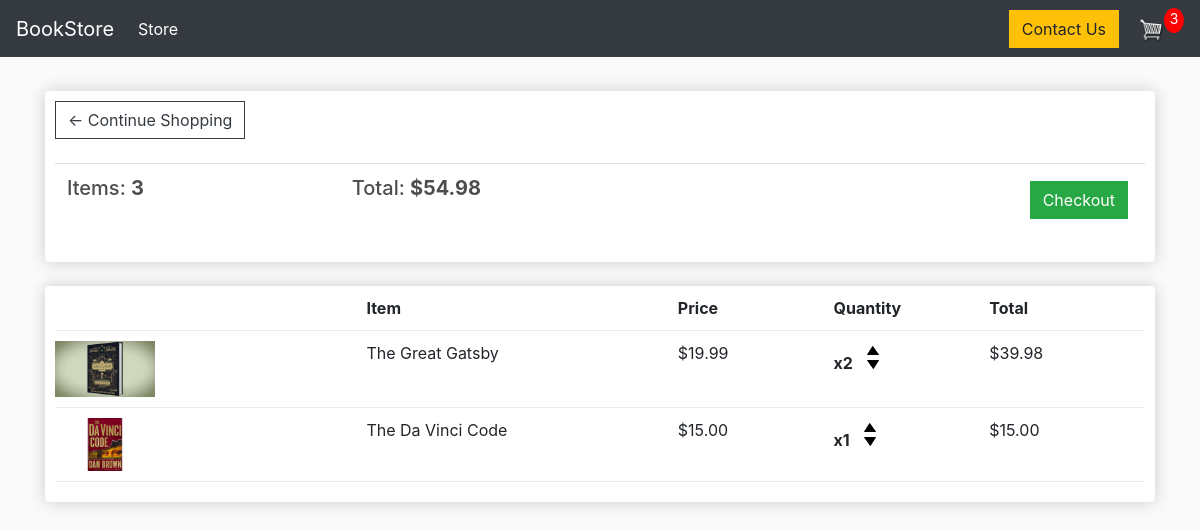
The app's page /cart/ (signed in) with its own data.
### bookstore/models.py (models this page shows, shortened)
class Order(models.Model):
    customer = models.ForeignKey(Customer, on_delete=models.SET_NULL, null=True, blank=True)
    date_ordered = models.DateTimeField(auto_now_add=True)
    complete = models.BooleanField(default=False)
    transaction_id = models.CharField(max_length=100, null=True)
    @property
    def get_cart_total(self):
        orderitems = self.orderitem_set.all()
        total = sum([item.get_total for item in orderitems])
        return total
    @property
    def get_cart_items(self):
        orderitems = self.orderitem_set.all()
        total = sum([item.quantity for item in orderitems])
        return total

class OrderItem(models.Model):
    order = models.ForeignKey(Order, on_delete=models.SET_NULL, null=True)
    product = models.ForeignKey(Product, on_delete=models.SET_NULL, null=True)
    quantity = models.IntegerField(default=0, null=True, blank=True)
    date_added = models.DateTimeField(auto_now_add=True)
    @property
    def get_total(self):
        total = self.product.price * self.quantity
        return total

class Product(models.Model):
    name = models.CharField(max_length=200, null=True)
    price = models.DecimalField(max_digits=7, decimal_places=2)
    digital = models.BooleanField(default=False, null=True, blank=False)
    description = models.CharField(default='we will add description soon', max_length=5000, null=True, blank=False)
    image = models.ImageField(null=True, blank=True)
    @property
    def ImageURL(self):
        try:
            url = self.image.url
        except:
            url = ''
        return url

### bookstore/views.py (the view)
# urls.py: path('cart/', views.cart, name='cart'),
def cart(request):
    data = cartData(request)
    cartItems = data['cartItems']
    order = data['order']
    items = data['items']
    context = {'items': items, 'order': order, 'cartItems': cartItems}
    return render(request, 'bookstore/cart.html', context)

### bookstore/utils.py (called while the page is built)
def cartData(request):
    if request.user.is_authenticated:
        customer = request.user.customer
        order, created = Order.objects.get_or_create(customer=customer, complete=False)
        items = order.orderitem_set.all()
        cartItems = order.get_cart_items
    else:
        cookieData = cookieCart(request)
        cartItems = cookieData['cartItems']
        order = cookieData['order']
        items = cookieData['items']
    return {'cartItems': cartItems, 'order': order, 'items': items}

### bookstore/templates/bookstore/cart.html (shortened to what this page needs)
{% extends 'bookstore/main.html' %}
{% load static %}
    {% block content %}
    <div class="row">
        <div class="col-lg-12">
            <div class="box-element">
                <a class="btn btn-outline-dark" href="{% url 'store' %}">&#x2190; Continue Shopping</a>
                <br>
                <br>
                  <table class="table">
                      <tr>
                          <th><h5>Items: <strong>{{ order.get_cart_items }}</strong></h5> </th>
                          <th><h5>Total: <strong>${{ order.get_cart_total  }}</strong></h5> </th>
                          <th>
                              <a style="float: right;margin: 5px" class="btn btn-success" href="{% url 'checkout' %}">Checkout</a>
                          </th>
                      </tr>
                  </table>
            </div>
            <br>
            <div class="box-element">
                <div class="cart-row">
                    <div style="flex: 2"></div>
                    <div style="flex: 2"><strong>Item</strong></div>
                    <div style="flex: 1"><strong>Price</strong></div>
                    <div style="flex: 1"><strong>Quantity</strong></div>
                    <div style="flex: 1"><strong>Total</strong></div>
                </div>
                {% for item in items %}
                    <div class="cart-row">
                        <div style="flex: 2"><img class="row-image" src="{{ item.product.ImageURL }}"></div>
                        <div style="flex: 2"><p>{{ item.product.name }}</p></div>
                        <div style="flex: 1"><p>${{ item.product.price|floatformat:2 }}</p></div>
                        <div style="flex: 1">
                            <p class="quantity">x{{ item.quantity }}</p>
                            <div class="quantity">
                                <img data-product="{{ item.product.id }}" data-action="add" class="chg-quantity update-cart" src="{% static 'images/arrow-up.png' %}">
                                <img data-product="{{ item.product.id }}" data-action="remove" class="chg-quantity update-cart" src="{% static 'images/arrow-down.png' %}">
                            </div>
                        </div>
                        <div style="flex: 1">${{ item.get_total }}</div>
                    </div>
                {% endfor %}
            </div>
        </div>
    </div>
    {% endblock content %}

### bookstore/static/css/main.css (style rules this page uses)
body { background-color: hsl(0, 0%, 98%); }
h1,h2,h3,h4,h5,h6 { color:hsl(0, 0%, 30%); }
.box-element { box-shadow:hsl(0, 0%, 80%) 0 0 16px; background-color: #fff; border-radius: 4px; padding: 10px; }
.col-lg-4, .col-lg-6, .col-lg-8, .col-lg-12 { margin-top: 10px; }
.btn { border-radius: 0; }
.row-image { width: 100px; }
.cart-row { display: flex; align-items: stretch; padding-bottom: 10px; margin-bottom: 10px; border-bottom: 1px solid #ececec; }
.quantity { display: inline-block; font-weight: 700; padding-right:10px; }
.chg-quantity { width: 12px; cursor: pointer; display: block; margin-top: 5px; transition:.1s; }

### records on screen
Order: get_cart_items "3", get_cart_total "54.98"
OrderItem: product.ImageURL (picture), product.name "The Great Gatsby", product.price "19.99", quantity "2", get_total "39.98"
OrderItem: product.ImageURL (picture), product.name "The Da Vinci Code", product.price "15.00", quantity "1", get_total "15.00"

### other values on screen
{{ cartItems }} "3"
